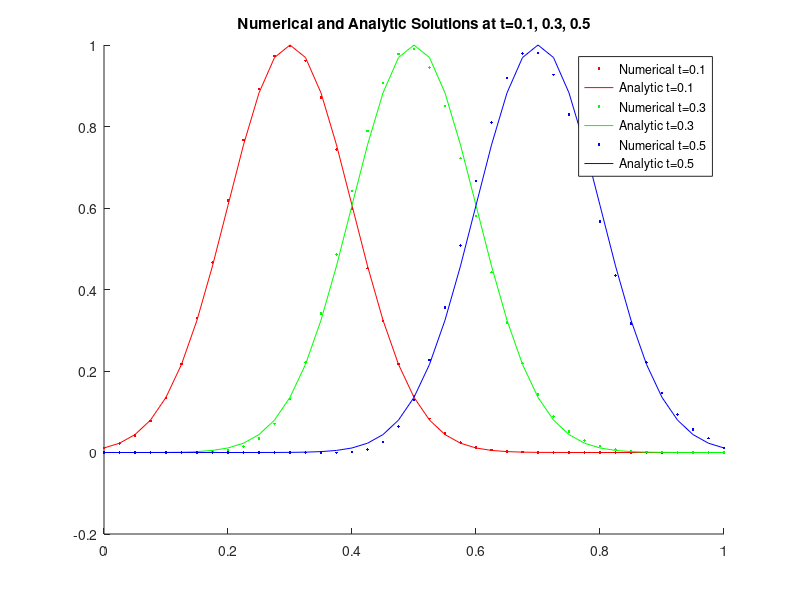

This figure's MATLAB source:
%---------------------------------------------------------------
% hyper1d.m: 
%    use Lax-Wendroff scheme to solve the hyperbolic equation
%     u_t(x,t) + u_x(x,t) = 0,        xl < x < xr, 0 < t < tf
%     u(x, 0) = f(x),                 xl < x < xr
%     u(0, t) = g(t),                 0  < t < tf
% 
% A special case is choosing f and g properly such that the
% The analytic solution is:
%        u(x,t)= f(x-t)=e^(-10(x-t-0.2)^2)
%---------------------------------------------------------------
clear all;                  % clear all variables in memory

xl=0; xr=1;                 % x domain [xl,xr]
J = 40;                     % J: number of division for x
dx = (xr-xl) / J;           % dx: mesh size
tf = 0.5;                   % final simulation time
Nt = 50;                    % Nt: number of time steps
dt = tf/Nt;                 
c = 50;                     % parameter for the solution

mu = dt/dx; 

if mu > 1.0      % make sure dt satisy stability condition
   error('mu should < 1.0!')
end

% Evaluate the initial conditions
x = xl : dx : xr;              % generate the grid point
f = exp(-c*(x-0.2).^2);        % dimension f(1:J+1) 

% store the solution at all grid points for all time steps
u = zeros(J+1,Nt);   

% Find the approximate solution at each time step
for n = 1:Nt
    t = n*dt;                    % current time
    gl = exp(-c*(xl-t-0.2)^2);   % BC at left side
    gr = exp(-c*(xr-t-0.2)^2);   % BC at right side
    if n==1               % first time step
       for j=2:J          % interior nodes     
       u(j,n) = f(j) - 0.5*mu*(f(j+1)-f(j-1)) + ...
                     0.5*mu^2*(f(j+1)-2*f(j)+f(j-1));
       end     
       u(1,n) = gl;       % the left-end point
       u(J+1,n) = gr;     % the  
    else 
       for j=2:J          % interior nodes
         u(j,n) = u(j,n-1) - 0.5*mu*(u(j+1,n-1)-u(j-1,n-1)) + ...
                   0.5*mu^2*(u(j+1,n-1)-2*u(j,n-1)+u(j-1,n-1));
       end
       u(1,n) = gl;       % the left-end point
       u(J+1,n) = gr;     % the right-end point 
    end
    
    % calculate the analytic solution 
    for j=1:J+1
        xj = xl + (j-1)*dx;
        u_ex(j,n)=exp(-c*(xj-t-0.2)^2);
    end
 
end

% plot the analytic and numerical solution at different times
figure;
hold on;
n=10;
plot(x,u(:,n),'r.',x,u_ex(:,n),'r-');   % r for red
n=30;
plot(x,u(:,n),'g.',x,u_ex(:,n),'g-');
n=50;
plot(x,u(:,n),'b.',x,u_ex(:,n),'b-');

legend('Numerical t=0.1','Analytic t=0.1',...
       'Numerical t=0.3','Analytic t=0.3',...
       'Numerical t=0.5','Analytic t=0.5');
title('Numerical and Analytic Solutions at t=0.1, 0.3, 0.5');
